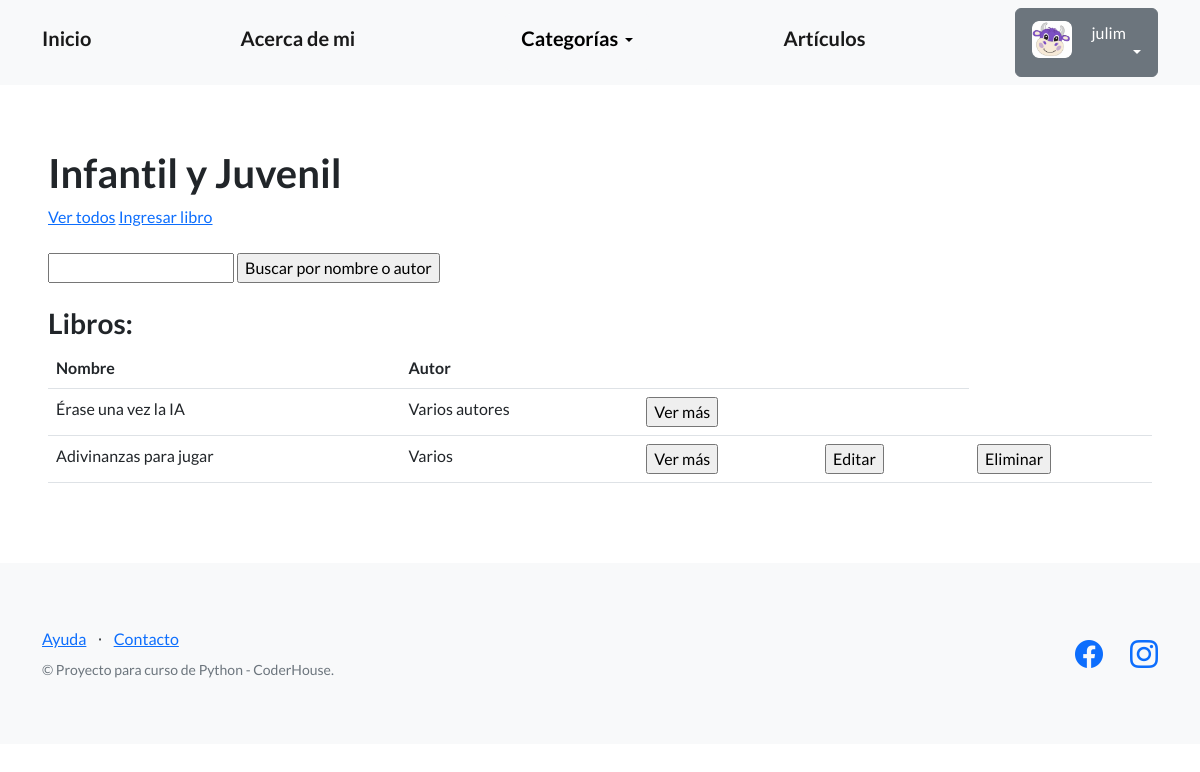
The page /libros/infantil-y-juvenil/ (signed in) on the database its author committed.
### perfiles/models.py (models this page shows, shortened)
class Avatar(models.Model):
   user = models.OneToOneField(User, on_delete=models.CASCADE, null=True)
   imagen = models.ImageField(upload_to='avatares', null=True, blank=True)

### categorias_libros/models.py (models this page shows, shortened)
class InfantilYJuvenil(models.Model):
    genero = models.CharField(max_length=256)
    nombre = models.CharField(max_length=256)
    autor = models.CharField(max_length=256)
    año_publicacion = models.IntegerField(blank=True, null=True)
    sinopsis = models.TextField(null=True)
    creador = models.ForeignKey(User, on_delete=models.SET_NULL, null=True)

### categorias_libros/views.py (the view)
# urls.py: path('infantil-y-juvenil/', listar_libros_infantil, name="infantil-y-juvenil"),
def listar_libros_infantil(request):
    contexto = {
        "libros_infantil": InfantilYJuvenil.objects.all()
    }
    http_response = render(
        request=request,
        template_name='categorias_libros/lista_libros_infantil.html',
        context=contexto
    )
    return http_response

### categorias_libros/templates/categorias_libros/lista_libros_infantil.html (shortened to what this page needs)
{% extends "base.html" %}
{% block contenido %}
<h1>
  Infantil y Juvenil
</h1>
<a href="{% url 'infantil-y-juvenil' %}">Ver todos</a>
<a href="{% url 'ingresar_libro_infantil' %}">Ingresar libro</a>
<br><br>
<form action="{% url 'buscar_libro_infantil' %}" method="post">
  <input type="text" name = "busqueda">
  <input type="submit" value="Buscar por nombre o autor">
</form>
<br>
<h3>Libros:</h3>
{% if libros_infantil %}
<table class="table">
  <tbody>
    <tr>
      <th>Nombre</th>
      <th>Autor</th>
      <th></th>
      <th></th>
    </tr>
    {% for libro in libros_infantil %}
    <tr>
      <td>{{libro.nombre}}</td>
      <td>{{libro.autor}}</td>
      <td>
        <form action="{% url 'detalles_infantil' libro.id %}">
          <input type="submit" class "btn btn-link" value="Ver más"/>
        </form>
      </td>
      <td>
        {% if user == libro.creador %}
        <form action="{% url 'editar_infantil' libro.id %}">
          <input type="submit" class "btn btn-link" value="Editar"/>
        </form>
        {% endif %}
      </td>
      <td>
        {% if user == libro.creador %}
        <form action="{% url 'eliminar_infantil' libro.id %}" method="post">
          <input type="submit" class "btn btn-link" value="Eliminar"/>
        </form>
        {% endif %}
      </td>
    </tr>
    {% endfor %}
  </tbody>
</table>
{% else %}
<p>No hay elementos aún</p>
{% endif %}
{% endblock contenido %}

### templates_base/base.html (shortened to what this page needs)
{% load static %}
<!DOCTYPE html>
<html lang="en">
    <head>
        <link href="https://cdn.jsdelivr.net/npm/bootstrap-icons@1.5.0/font/bootstrap-icons.css" rel="stylesheet" type="text/css" />
        <link href="{% static 'css/styles.css' %}" rel="stylesheet" />
    </head>
    <body>
        <nav class="navbar navbar-light bg-light static-top">
            <div class="container">
                <a class="navbar-brand" href="{% url 'inicio' %}"><strong><h5>Inicio</h5></strong></a>
                <a class="navbar-brand" href="{% url 'about_me' %}"><strong><h5>Acerca de mi</h5></strong></a>
                <div class="dropdown">
                    <button class="btn btn-light dropdown-toggle" type="button" id="dropdownMenuButton1" data-bs-toggle="dropdown" aria-expanded="false">
                        <div style="display: inline-flex;">
                            <span><h5>Categorías</h5></span>
                        </div>
                    </button>
                </div>
                <a class="navbar-brand" href="{% url 'articulos' %}"><strong><h5>Artículos</h5></strong></a>
                {% if user.is_authenticated %}
                <div class="dropdown">
                    <button class="btn btn-secondary dropdown-toggle" type="button" id="dropdownMenuButton1" data-bs-toggle="dropdown" aria-expanded="false">
                        <div style="display: inline-flex;">
                                <img src="{{ user.avatar.imagen.url }}" style="max-width: 40px;margin-right: 20px;">
                            <span>{{ user.username }}</span>
                        </div>
                    </button>
                </div>
                {% else %}
                <a class="btn btn-primary" href="{% url 'login' %}">Iniciar sesión</a>
                <a class="btn btn-success" href="{% url 'registro' %}">Registrarse</a>
                {% endif %}
            </div>
        </nav>
        <section style="padding:4rem 3rem;">
            {% block contenido %}
            {% endblock contenido %}
        </section>
        <footer class="footer bg-light">
            <div class="container">
                <div class="row">
                    <div class="col-lg-6 h-100 text-center text-lg-start my-auto">
                        <ul class="list-inline mb-2">
                            <li class="list-inline-item"><a href="#!">Ayuda</a></li>
                            <li class="list-inline-item">⋅</li>
                            <li class="list-inline-item"><a href="#!">Contacto</a></li>
                        </ul>
                        <p class="text-muted small mb-4 mb-lg-0">&copy; Proyecto para curso de Python - CoderHouse.</p>
                    </div>
                    <div class="col-lg-6 h-100 text-center text-lg-end my-auto">
                        <ul class="list-inline mb-0">
                            <li class="list-inline-item me-4">
                                <a href="https://www.facebook.com/juli.mendieta.75/"><i class="bi-facebook fs-3"></i></a>
                            </li>
                            <li class="list-inline-item">
                                <a href="https://www.instagram.com/mendietajuli"><i class="bi-instagram fs-3"></i></a>
                            </li>
                        </ul>
                    </div>
                </div>
            </div>
        </footer>
    </body>
</html>

### rows shown on the page
InfantilYJuvenil: nombre "Érase una vez la IA", autor "Varios autores"
InfantilYJuvenil: nombre "Adivinanzas para jugar", autor "Varios"

### other values the page prints
{{ user.username }} "julim"
